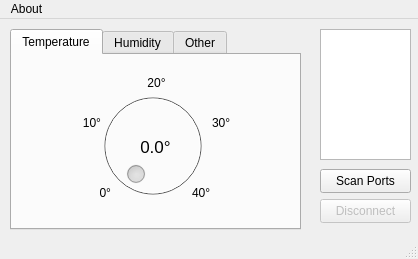
<?xml version="1.0" encoding="UTF-8"?>
<ui version="4.0">
 <class>MainWindow</class>
 <widget class="QMainWindow" name="MainWindow">
  <property name="geometry">
   <rect>
    <x>0</x>
    <y>0</y>
    <width>418</width>
    <height>259</height>
   </rect>
  </property>
  <property name="windowTitle">
   <string>SerialWeather</string>
  </property>
  <widget class="QWidget" name="centralwidget">
   <widget class="QListWidget" name="listWidget">
    <property name="enabled">
     <bool>true</bool>
    </property>
    <property name="geometry">
     <rect>
      <x>320</x>
      <y>10</y>
      <width>91</width>
      <height>131</height>
     </rect>
    </property>
   </widget>
   <widget class="QPushButton" name="scanButton">
    <property name="geometry">
     <rect>
      <x>320</x>
      <y>150</y>
      <width>91</width>
      <height>24</height>
     </rect>
    </property>
    <property name="text">
     <string>Scan Ports</string>
    </property>
   </widget>
   <widget class="QTabWidget" name="tabs">
    <property name="geometry">
     <rect>
      <x>10</x>
      <y>10</y>
      <width>291</width>
      <height>201</height>
     </rect>
    </property>
    <property name="currentIndex">
     <number>0</number>
    </property>
    <widget class="QWidget" name="tabTemperature">
     <property name="minimumSize">
      <size>
       <width>287</width>
       <height>0</height>
      </size>
     </property>
     <attribute name="title">
      <string>Temperature</string>
     </attribute>
     <widget class="QLabel" name="temperatureLabel">
      <property name="geometry">
       <rect>
        <x>103</x>
        <y>76</y>
        <width>81</width>
        <height>31</height>
       </rect>
      </property>
      <property name="sizePolicy">
       <sizepolicy hsizetype="Preferred" vsizetype="Preferred">
        <horstretch>0</horstretch>
        <verstretch>0</verstretch>
       </sizepolicy>
      </property>
      <property name="font">
       <font>
        <pointsize>13</pointsize>
       </font>
      </property>
      <property name="frameShadow">
       <enum>QFrame::Plain</enum>
      </property>
      <property name="lineWidth">
       <number>1</number>
      </property>
      <property name="text">
       <string>0.0°</string>
      </property>
      <property name="alignment">
       <set>Qt::AlignCenter</set>
      </property>
     </widget>
     <widget class="QDial" name="temperatureTab">
      <property name="enabled">
       <bool>false</bool>
      </property>
      <property name="geometry">
       <rect>
        <x>70</x>
        <y>30</y>
        <width>141</width>
        <height>121</height>
       </rect>
      </property>
      <property name="maximum">
       <number>40</number>
      </property>
      <property name="value">
       <number>0</number>
      </property>
      <property name="tracking">
       <bool>false</bool>
      </property>
     </widget>
     <widget class="QLabel" name="label">
      <property name="geometry">
       <rect>
        <x>120</x>
        <y>20</y>
        <width>49</width>
        <height>16</height>
       </rect>
      </property>
      <property name="text">
       <string>20°</string>
      </property>
      <property name="alignment">
       <set>Qt::AlignCenter</set>
      </property>
     </widget>
     <widget class="QLabel" name="label_2">
      <property name="geometry">
       <rect>
        <x>180</x>
        <y>130</y>
        <width>49</width>
        <height>16</height>
       </rect>
      </property>
      <property name="text">
       <string>40°</string>
      </property>
     </widget>
     <widget class="QLabel" name="label_3">
      <property name="geometry">
       <rect>
        <x>50</x>
        <y>130</y>
        <width>49</width>
        <height>16</height>
       </rect>
      </property>
      <property name="text">
       <string>0°</string>
      </property>
      <property name="alignment">
       <set>Qt::AlignRight|Qt::AlignTrailing|Qt::AlignVCenter</set>
      </property>
     </widget>
     <widget class="QLabel" name="label_4">
      <property name="geometry">
       <rect>
        <x>200</x>
        <y>60</y>
        <width>49</width>
        <height>16</height>
       </rect>
      </property>
      <property name="text">
       <string>30°</string>
      </property>
     </widget>
     <widget class="QLabel" name="label_5">
      <property name="geometry">
       <rect>
        <x>40</x>
        <y>60</y>
        <width>49</width>
        <height>16</height>
       </rect>
      </property>
      <property name="text">
       <string>10°</string>
      </property>
      <property name="alignment">
       <set>Qt::AlignRight|Qt::AlignTrailing|Qt::AlignVCenter</set>
      </property>
     </widget>
    </widget>
    <widget class="QWidget" name="tabHumidity">
     <attribute name="title">
      <string>Humidity</string>
     </attribute>
     <widget class="QLabel" name="label_6">
      <property name="geometry">
       <rect>
        <x>40</x>
        <y>60</y>
        <width>49</width>
        <height>16</height>
       </rect>
      </property>
      <property name="text">
       <string>25%</string>
      </property>
      <property name="alignment">
       <set>Qt::AlignRight|Qt::AlignTrailing|Qt::AlignVCenter</set>
      </property>
     </widget>
     <widget class="QLabel" name="label_7">
      <property name="geometry">
       <rect>
        <x>170</x>
        <y>130</y>
        <width>49</width>
        <height>16</height>
       </rect>
      </property>
      <property name="text">
       <string>100%</string>
      </property>
     </widget>
     <widget class="QLabel" name="label_8">
      <property name="geometry">
       <rect>
        <x>50</x>
        <y>130</y>
        <width>49</width>
        <height>16</height>
       </rect>
      </property>
      <property name="text">
       <string>0%</string>
      </property>
      <property name="alignment">
       <set>Qt::AlignRight|Qt::AlignTrailing|Qt::AlignVCenter</set>
      </property>
     </widget>
     <widget class="QLabel" name="label_9">
      <property name="geometry">
       <rect>
        <x>200</x>
        <y>60</y>
        <width>49</width>
        <height>16</height>
       </rect>
      </property>
      <property name="text">
       <string>75%</string>
      </property>
     </widget>
     <widget class="QLabel" name="humidityLabel">
      <property name="geometry">
       <rect>
        <x>101</x>
        <y>76</y>
        <width>81</width>
        <height>31</height>
       </rect>
      </property>
      <property name="sizePolicy">
       <sizepolicy hsizetype="Preferred" vsizetype="Preferred">
        <horstretch>0</horstretch>
        <verstretch>0</verstretch>
       </sizepolicy>
      </property>
      <property name="font">
       <font>
        <pointsize>13</pointsize>
       </font>
      </property>
      <property name="frameShadow">
       <enum>QFrame::Plain</enum>
      </property>
      <property name="lineWidth">
       <number>1</number>
      </property>
      <property name="text">
       <string>0.0%</string>
      </property>
      <property name="alignment">
       <set>Qt::AlignCenter</set>
      </property>
     </widget>
     <widget class="QDial" name="humidityTab">
      <property name="enabled">
       <bool>false</bool>
      </property>
      <property name="geometry">
       <rect>
        <x>70</x>
        <y>30</y>
        <width>141</width>
        <height>121</height>
       </rect>
      </property>
      <property name="maximum">
       <number>100</number>
      </property>
      <property name="value">
       <number>0</number>
      </property>
      <property name="tracking">
       <bool>false</bool>
      </property>
     </widget>
     <widget class="QLabel" name="label_10">
      <property name="geometry">
       <rect>
        <x>120</x>
        <y>20</y>
        <width>49</width>
        <height>16</height>
       </rect>
      </property>
      <property name="text">
       <string>50%</string>
      </property>
      <property name="alignment">
       <set>Qt::AlignCenter</set>
      </property>
     </widget>
    </widget>
    <widget class="QWidget" name="tabOther">
     <attribute name="title">
      <string>Other</string>
     </attribute>
    </widget>
   </widget>
   <widget class="QPushButton" name="disconnectButton">
    <property name="enabled">
     <bool>false</bool>
    </property>
    <property name="geometry">
     <rect>
      <x>320</x>
      <y>180</y>
      <width>91</width>
      <height>24</height>
     </rect>
    </property>
    <property name="text">
     <string>Disconnect</string>
    </property>
   </widget>
  </widget>
  <widget class="QMenuBar" name="menubar">
   <property name="geometry">
    <rect>
     <x>0</x>
     <y>0</y>
     <width>418</width>
     <height>21</height>
    </rect>
   </property>
   <widget class="QMenu" name="menuSerialWeather">
    <property name="title">
     <string>About</string>
    </property>
   </widget>
   <addaction name="menuSerialWeather"/>
  </widget>
  <widget class="QStatusBar" name="statusbar"/>
 </widget>
 <resources/>
 <connections/>
</ui>
